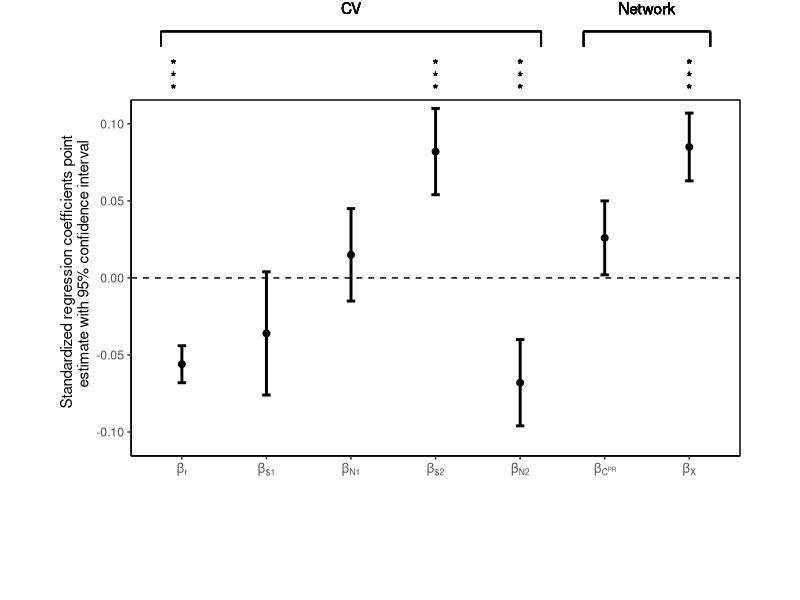

R code for this plot:
library(ggplot2, warn.conflicts=F)
library(dplyr, warn.conflicts=F)
library(forcats, warn.conflicts=F)

df <- data.frame(Parameters   = c('Br',   'B$1',  'BN1', 'B$2', 'BN2',  'BCPR', 'Bx'),
                 Standardized = c(-0.056, -0.036, 0.015, 0.082, -0.068, 0.026,  0.085),
                 Error        = c(0.006,  0.020,  0.015, 0.014, 0.014,  0.012,  0.011))

fig4 <- ggplot(df, aes(x=Parameters, y=Standardized)) + 
  geom_point(size = 2) +
  geom_errorbar(aes(ymin = (Error * 2) + Standardized, ymax = Standardized - (Error * 2)), 
                width = 0.1, linetype = "solid", lwd = 1) +
  aes(x = fct_inorder(Parameters)) +
  labs(x = "", y = "    Standardized regression coefficients point 
       estimate with 95% confidence interval") +
  coord_cartesian(ylim = c(-0.105, 0.105), clip = 'off') +
  theme(plot.margin = unit(c(5,3,5,3), "lines")) +
  geom_hline(yintercept=c(0,8), linetype="dashed") +
  
  geom_text(aes(x=3.0, y=0.175, label="CV")) +
  geom_text(aes(x=6.5, y=0.175, label="Network")) +
  
  geom_segment(aes(x=0.75, y=0.16, xend=5.25, yend=0.16)) +
  geom_segment(aes(x=0.75, y=0.16, xend=0.75, yend=0.15)) +
  geom_segment(aes(x=5.25, y=0.16, xend=5.25, yend=0.15)) +

  geom_segment(aes(x=5.75, y=0.16, xend=7.25, yend=0.16)) + 
  geom_segment(aes(x=5.75, y=0.16, xend=5.75, yend=0.15)) +
  geom_segment(aes(x=7.25, y=0.16, xend=7.25, yend=0.15)) +

  geom_text(aes(x=0.9, y=0.138, label="*")) +
  geom_text(aes(x=0.9, y=0.130, label="*")) +
  geom_text(aes(x=0.9, y=0.122, label="*")) +
  
  geom_text(aes(x=4.0, y=0.138, label="*")) +
  geom_text(aes(x=4.0, y=0.130, label="*")) +
  geom_text(aes(x=4.0, y=0.122, label="*")) +
  
  geom_text(aes(x=5.0, y=0.138, label="*")) +
  geom_text(aes(x=5.0, y=0.130, label="*")) +
  geom_text(aes(x=5.0, y=0.122, label="*")) +
  
  geom_text(aes(x=7.0, y=0.138, label="*")) +
  geom_text(aes(x=7.0, y=0.130, label="*")) +
  geom_text(aes(x=7.0, y=0.122, label="*")) +

  scale_x_discrete("", labels = c(expression(beta["r"]),  expression(beta["$1"]), 
                                  expression(beta["N1"]), expression(beta["$2"]), 
                                  expression(beta["N2"]), expression(beta["C"^"PR"]), 
                                  expression(beta["X"]))) +
  
  theme(axis.line = element_line(colour = "black"),
      panel.background = element_blank(),
      panel.border = element_rect(colour = "black", fill=NA, size=.5))

fig4
